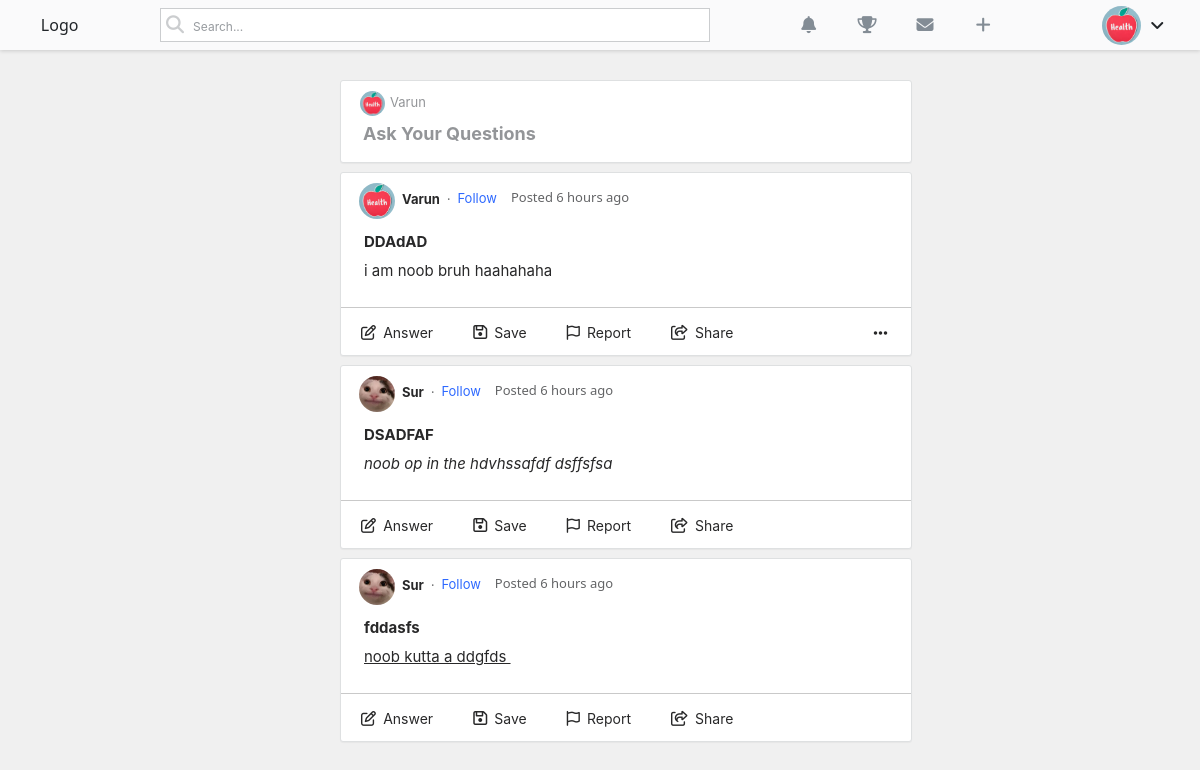
The app's page / (signed in) with its own data.
### main/models.py (models this page shows, shortened)
class Profile(models.Model):
    user = models.OneToOneField(User,on_delete=models.CASCADE)
    image = models.ImageField(default="default.jpg",upload_to = "profile_pics")
    about = models.TextField(default="I am nerd")
    location = models.CharField(max_length=100)
    usercreated = models.DateTimeField(default=now)
    followers = models.ManyToManyField(User,blank=True,related_name="followers")

class Post(models.Model):
    author = models.ForeignKey(User,on_delete=models.CASCADE)
    title = models.CharField(max_length=150)
    body = RichTextField(blank = True,null = True)
    created = models.DateTimeField(default=now)
    favourite = models.ManyToManyField(User,related_name="favourite",blank = True)

### main/views.py (the view, shortened to what this page needs)
# urls.py: path('',PostListView.as_view(),name = "home"),
class PostListView(View):
    def get(self,request,*args,**kwargs):
        posts = Post.objects.all()
        posts.order_by("-created")
        context = {
            "posts":posts,
        }
        return render(request,"home.html",context)

### templates/home.html (shortened to what this page needs)
{% load static %}
{% load humanize %}
<!DOCTYPE html>
<html lang="en">
<head>
    <link href="https://cdn.jsdelivr.net/npm/bootstrap@5.1.0/dist/css/bootstrap.min.css" rel="stylesheet">
    <link rel="stylesheet" href="{% static 'css/home.css' %}">
</head>
<body style="background-color: rgba(165, 165, 165, 0.164);">
    {% if request.user.is_authenticated %}
    <header class="navbarr">
        <div class="logo">
            Logo
        </div>
        <div class="searchdiv">
            <i class="fas fa-search"></i>
            <input type="search" class="searchh" placeholder="Search...">
        </div>
        <div class="iconsdivuser">
            <i class="fas fa-bell" data-bs-toggle="tooltip" title="Notifications"></i>
            <i class="fas fa-trophy" data-bs-toggle="tooltip" title="Achievements Such As Points"></i>
            <i class="fas fa-envelope" data-bs-toggle="tooltip" title="Messages"></i>
            <a href="{% url 'ask_question' %}"><i class="fas fa-plus" data-bs-toggle="modal" data-bs-target="#postcreate"></i></a>
        </div>
        <div class="userdiv">
            <img src="{{user.profile.image.url}}" data-bs-toggle="tooltip" title = "{{request.user}}" width="39px" height="39px" class="userprofilebruh">
            <i class="fas fa-angle-down" onclick="usernav()"></i>
        </div>
    </header>
      <div class="topspacehahah">
      </div>
      <div class="useraskquestiontop">
        <a href="{% url 'ask_question' %}">
            <div class="top">
                <img src="{{request.user.profile.image.url}}" alt="" width="28px" height="28px">
                <p>{{request.user}}</p>
            </div>
            <h3>Ask Your Questions</h3>
        </a>
      </div>
      {% for post in posts %}
        {% if post %}
          <div class="postdivgobrr">
                <div class="postdivheader">
                    <img src="{{post.author.profile.image.url}}" alt="" width="36px" height="36px" class="postdivheaderimg">
                    <a href="{% url 'profile' post.author.pk %}"><p class="postdivheadername">{{post.author}}</p></a>
                    <span>.</span>
                    <a href="{% url 'profile' post.author.pk %}"><p class="postdivheaderfollow">Follow</p></a>
                    <p class="whenposted">Posted {{post.created|naturaltime}}</p>
                </div>
                <div class="titlestuff">
                    <a href="{% url 'post_detail' post.pk %}" target="_blank">
                        {{post.title}}
                    </a>
                </div>
                <div class="bodystuff">
                    {{post.body|safe}}
                    <hr class="laststuffunder">
                </div>
                <div class="bottom-stuff">
                    <a href="{% url 'post_detail' post.pk %}">
                        <div class="answer-field">
                            <i class="far fa-edit"></i>
                            <span class="answer">Answer</span>
                        </div>
                    </a>
                    <a>
                        <a href="{% url 'post_detail' post.pk %}">
                            <div class="save-field">
                                <i class="far fa-save"></i>
                                <span class="save">Save</span>
                            </div>
                        </a>
                    </a>
                    <div class="report-field" data-bs-toggle="modal" data-bs-target="#modalofreport">
                        <i class="far fa-flag"></i>
                        <span class="report">Report</span>
                    </div>
                    <a href="{% url 'post_detail' post.pk %}">
                        <div class="share-field">
                            <i class="far fa-share-square" data-bs-toggle="tooltip" title="Share"></i>
                            <span class="share">Share</span>
                        </div>
                    </a>
                    {% if request.user == post.author %}
                        <i class="fas fa-ellipsis-h"></i>
                    {% endif %}
                </div>
          </div>
        {% endif %}
      {% endfor %}
    {% endif %}
</body>
</html>

### records on screen
Post: author.profile.image (placeholder picture), author "Varun", created "6 hours ago", title "DDAdAD", body "i am noob bruh haahahaha"
Post: author.profile.image (picture), author "Sur", created "6 hours ago", title "DSADFAF", body "noob op in the hdvhssafdf dsffsfsa"
Post: author.profile.image (picture), author "Sur", created "6 hours ago", title "fddasfs", body "noob kutta a ddgfds"

### other values on screen
{{ request.user }} "Varun"
